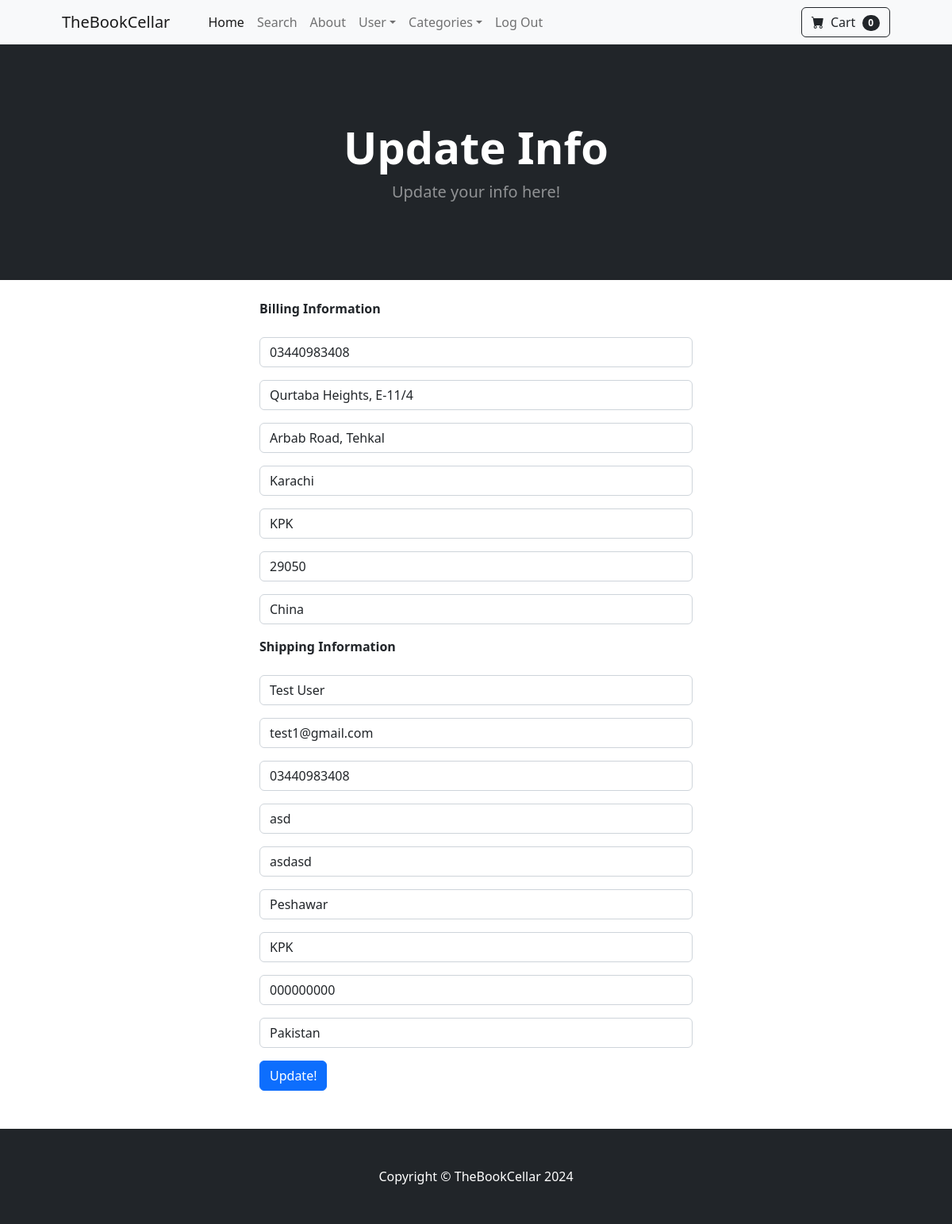
The app's page /update_info/ (signed in), older data.
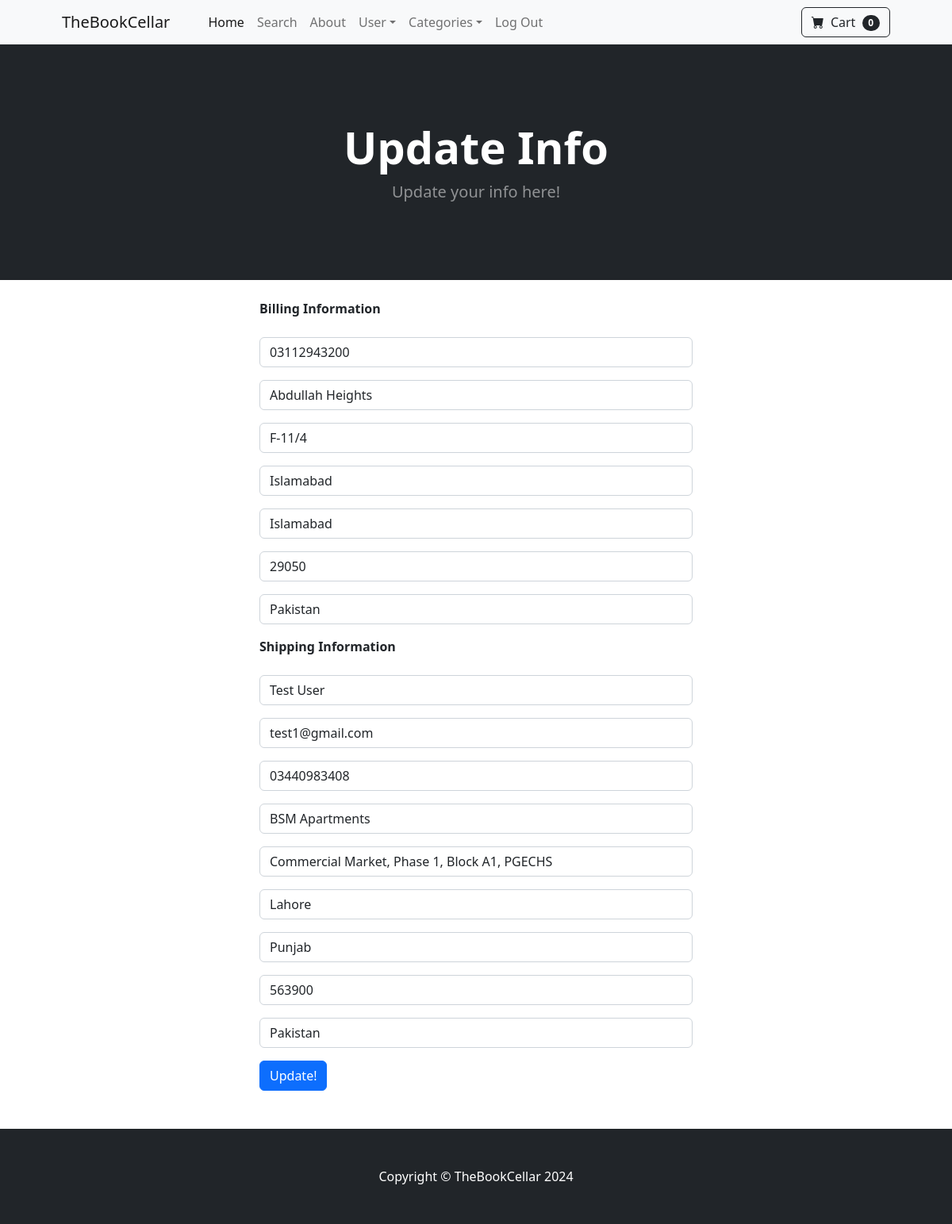
The same page, newer data.
### core/models.py (models this page shows, shortened)
class Profile(models.Model):
    user = models.OneToOneField(User, on_delete=models.CASCADE)
    date_modified = models.DateTimeField(User, auto_now=True) # type: ignore
    phone = models.CharField(max_length=12, blank=True)
    address1 = models.CharField(max_length=200, blank=True)
    address2 = models.CharField(max_length=200, blank=True)
    city = models.CharField(max_length=100, blank=True)
    state = models.CharField(max_length=100, blank=True)
    zipcode = models.CharField(max_length=100, blank=True)
    country = models.CharField(max_length=100, blank=True)
    old_cart = models.CharField(max_length=100, blank=True, null=True)

### payment/models.py (models this page shows, shortened)
class ShippingAddress(models.Model):
    shipping_user = models.ForeignKey(User, on_delete=models.CASCADE, null=True, blank=True)
    shipping_full_name = models.CharField(max_length=100)
    shipping_email = models.CharField(max_length=200)
    shipping_phone = models.CharField(max_length=12)
    shipping_address1 = models.CharField(max_length=200)
    shipping_address2 = models.CharField(max_length=200, null=True, blank=True)
    shipping_city = models.CharField(max_length=100)
    shipping_state = models.CharField(max_length=100, null=True, blank=True)
    shipping_zipcode = models.CharField(max_length=100, null=True, blank=True)
    shipping_country = models.CharField(max_length=100)
    class Meta:
        verbose_name_plural = 'Shipping Addresses'

### core/views.py (the view, shortened to what this page needs)
# urls.py: path('update_info/', views.update_info, name='update_info'),
def update_info(request):
    if request.user.is_authenticated:
        user_profile = Profile.objects.get(user=request.user)
        infoform = InfoUpdateForm(request.POST or None, instance=user_profile)
        try:
            shipping_user = ShippingAddress.objects.get(shipping_user_id=request.user.id)
            shipping_form = ShippingInfoForm(request.POST or None, instance=shipping_user)
        except ShippingAddress.DoesNotExist:
            shipping_form = ShippingInfoForm(request.POST or None)
        return render(request, 'core/update_info.html', {'infoform':infoform, 'shipping_form':shipping_form})
    else:
        messages.success(request, ("Woah! Stop right there! Login First!"))
        return redirect('login')

### core/forms.py
class InfoUpdateForm(forms.ModelForm):
    phone = forms.CharField(label='', widget=forms.TextInput(attrs={'class':'form-control', 'placeholder':'Phone'}), required=False)
    address1 = forms.CharField(label='', max_length=200, widget=forms.TextInput(attrs={'class':'form-control', 'placeholder':'Address 1'}), required=False)
    address2 = forms.CharField(label='', max_length=200, widget=forms.TextInput(attrs={'class':'form-control', 'placeholder':'Address 2'}), required=False)
    city = forms.CharField(label='', max_length=50, widget=forms.TextInput(attrs={'class':'form-control', 'placeholder':'City'}), required=False)
    state = forms.CharField(label='', max_length=50, widget=forms.TextInput(attrs={'class':'form-control', 'placeholder':'State'}), required=False)
    zipcode = forms.CharField(label='', max_length=50, widget=forms.TextInput(attrs={'class':'form-control', 'placeholder':'Zip Code'}), required=False)
    country = forms.CharField(label='', max_length=50, widget=forms.TextInput(attrs={'class':'form-control', 'placeholder':'Country'}), required=False)
    class Meta:
        model = Profile
        fields = '__all__'
        exclude = ['user', 'old_cart']

### cart/cart.py (called while the page is built)
    def __len__(self):
        return len(self.cart)

### cart/context_processors.py (called while the page is built)
def cart(request):
    return {'cart':Cart(request)}

### templates/core/update_info.html (shortened to what this page needs)
{% extends 'core/base.html' %}
{% block content %}
<header class="bg-dark py-5">
    <div class="container px-4 px-lg-5 my-5">
        <div class="text-center text-white">
            <h1 class="display-4 fw-bolder">Update Info</h1>
            <p class="lead fw-normal text-white-50 mb-0">Update your info here!</p>
        </div>
    </div>
</header>
<div class="container">
    <div class="row">
            <div class="col-md-6 offset-md-3">
                <br>
                <strong>Billing Information</strong>
                <br><br>
                <form method="POST" action="{% url 'update_info' %}">
                    {{ infoform.as_p }}
                    <strong>Shipping Information</strong>
                    <br><br>
                    {{ shipping_form.as_p }}
                    <button type="submit" class="btn btn-primary">Update!</button>
                </form>
                <br><br>
            </div>
    </div>
</div>
{% endblock %}

### templates/core/base.html (shortened to what this page needs)
{% load static %}
<!DOCTYPE html>
<html lang="en">
    <head>
        <link href="https://cdn.jsdelivr.net/npm/bootstrap-icons@1.5.0/font/bootstrap-icons.css" rel="stylesheet" />
        <link href="{% static 'css/styles.css' %}" rel="stylesheet" />
    </head>
    <body>
        {% include 'core/navbar.html' %}
        {% block content%}
        {% endblock %}
        <footer class="py-5 bg-dark">
            <div class="container"><p class="m-0 text-center text-white">Copyright &copy; TheBookCellar 2024</p></div>
        </footer>
    </body>
</html>

### templates/core/navbar.html (shortened to what this page needs)
<nav class="navbar navbar-expand-lg navbar-light bg-light">
    <div class="container px-4 px-lg-5">
        <a class="navbar-brand" href="{% url 'index' %}">TheBookCellar</a>
        <div class="collapse navbar-collapse" id="navbarSupportedContent">
            <ul class="navbar-nav me-auto mb-2 mb-lg-0 ms-lg-4">
                <li class="nav-item"><a class="nav-link active" aria-current="page" href="{% url 'index' %}">Home</a></li>
                <li class="nav-item"><a class="nav-link" href="{% url 'search' %}">Search</a></li>
                <li class="nav-item"><a class="nav-link" href="{% url 'about' %}">About</a></li>
                {% if user.is_authenticated %}
                <li class="nav-item dropdown">
                    <a class="nav-link dropdown-toggle" id="navbarDropdown" href="#" role="button" data-bs-toggle="dropdown" aria-expanded="false">User</a>
                </li>
                {% else %}
                <li class="nav-item"><a class="nav-link" href="{% url 'login' %}">Log In</a></li>
                <li class="nav-item"><a class="nav-link" href="{% url 'register' %}">Register</a></li>
                {% endif %}
                <li class="nav-item dropdown">
                    <a class="nav-link dropdown-toggle" id="navbarDropdown" href="#" role="button" data-bs-toggle="dropdown" aria-expanded="false">Categories</a>
                </li>
                {% if user.is_authenticated %}
                <li class="nav-item"><a class="nav-link" href="{% url 'logout' %}">Log Out</a></li>
                {% endif %}
            </ul>
            <form class="d-flex">
                <a href="{% url 'cart_summary' %}" class="btn btn-outline-dark">
                    <i class="bi-cart-fill me-1"></i>
                    Cart
                    <span class="badge bg-dark text-white ms-1 rounded-pill" id="cart_quantity"> {{ cart|length }}</span>
                </a>
            </form>
        </div>
    </div>
</nav>

Row changes from the older to the newer data that the page shows:
changed Profile: phone "03440983408" → "03112943200"; address1 "Qurtaba Heights, E-11/4" → "Abdullah Heights"; address2 "Arbab Road, Tehkal" → "F-11/4"; city "Karachi" → "Islamabad"; state "KPK" → "Islamabad"; country "China" → "Pakistan"
changed ShippingAddress "Test User": shipping_address1 "asd" → "BSM Apartments"; shipping_address2 "asdasd" → "Commercial Market, Phase 1, Block A1, PGECHS"; shipping_city "Peshawar" → "Lahore"; shipping_state "KPK" → "Punjab"; shipping_zipcode "000000000" → "563900"
